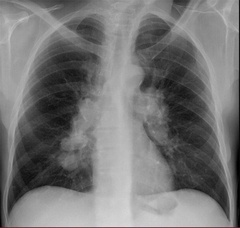
#> input picture Clase 3- Operaciones basicas/images/lung.jpg, 240 x 228 px, shrunk from 600 x 571 before the run
$ jupyter execute 'Clase 3_estudiantes.ipynb'
#> lines starting #> are read from the running program, lines starting #| are printed output that depends on the picture
# Visión artificial aplicada a la industria
### Intecol SAS
## Clase 3:  Histograma de una Imagen - Operaciones basicas

Un histograma es una gráfica en donde se muestra la frecuencia con las que aparecen los distintos niveles de intensidad de una imagen a escala de grises, normalmente el nivel de intensidad está en el rango de 0 a 255, en donde el valor 0 representa los color negro y 255 el color blanco.

 Es simplemente otra manera de entender la imagen. Al mirar el histograma de una imagen, se puede tener idea sobre el contraste, el brillo, la distribución de intensidad, etc. de esa imagen. Casi todas las herramientas de procesamiento de imágenes de hoy en día, proporcionan características en el histograma.


En la figura se muestra la imagen y su histograma. (Recuerde, este histograma se dibuja para la imagen en escala de grises, no para la imagen en color). La región izquierda del histograma muestra la cantidad de píxeles más oscuros en la imagen y la región derecha muestra la cantidad de píxeles más brillantes. Del histograma puede verse que las regiones oscuras en la imagen son mayores que la regiones brillantes, pues hay más píxeles con valores cerca de 0 que píxeles cerca de su valor máximo (255). Por otra parte, la cantidad de medios tonos (valores de píxel en el rango medio, digamos alrededor de 127) son muy inferiores.

[cell 1]
import cv2
import matplotlib.pyplot as plt
import numpy as np
from skimage import data, img_as_float
from skimage import exposure
from PIL import Image, ImageOps
from numpy import *
from scipy.stats import skew

[cell 2]
img = plt.imread('images/lung.jpg')
#> img is the input picture: shape (228, 240, 3); mean R, G, B 117.5, 117.3, 117.4
plt.imshow(img,cmap = 'gray');

[cell 3]
hist,bins = np.histogram(img.ravel(),256,[0,256])
#> hist = 256 values, max 2070 at index 158, min 0 at index 221, mean 641.2; bins = 257 values from 0 to 256
plt.plot(hist, color='gray' )
plt.xlabel('intensidad de iluminacion')
plt.ylabel('cantidad de pixeles')
plt.show()
#> figure, not shown here; curve peaks at x = 158, y = 2070

Al histograma se le pueden hallar diferentes características o propiedades estadísticas, que permiten evaluar la distribucion del holograma de forma numerica.

Entre las propiedades estadísticas de un histograma que son utiles para el procesamiento de la imagen, se encuentran:

1. media: Es el valor medio de los niveles de gris y nos informa sobre el brillo general de la imagen. Está definida por:

2. desviación estándar: Mide la dispersión a los alredores de la media. Está definida por:

3. asimetría: La asimetría (skewness) mide el sesgo de una imagen hacia la izquierda o hacia la derecha de un punto medio. Un valor absoluto alto de $A$ indica una gran asimetría.(Z = moda )

4. entropía: Aunque tiene diferentes interpretaciones, una de las mas usadas se basa en  que mide la cantidad de informacion que tiene una imagen, por ejemplo diferenciar entre  una imagen RGB de 1920x1080 otra con solamente 5 pixeles grises ,para nosotros es muy sencillo saber cual imagen contiene mas informacion visual, sin embargo para un computador no es una tarea trivial , en estos casos se usa la ecuacion de la entropia:

Estas propiedades también pueden ser utilizadas para modificar o alterar el comportamiento del histograma de una imagen, con el objetivo de mejorar la misma.

[cell 4]
result = plt.hist(img.ravel(), bins=20, color='c', edgecolor='k', alpha=0.65)
plt.axvline(img.ravel().mean(), color='k', linestyle='dashed', linewidth=1)

min_ylim, max_ylim = plt.ylim()
plt.text(img.ravel().mean()*1.1, max_ylim*0.9, 'Mean: {:.2f}'.format(img.ravel().mean()))


print ("Mean = {:.1f}, standard deviation = {:.1f},entropy = {:.1f},asymetry = {:.1f}".format(
    np.mean(img.ravel()).item(),
    np.std(img.ravel()).item(),
     -(result[0]*np.log(np.abs(result[0]))).sum(),
    skew(img.ravel())

    ))
#| Mean = 117.4, standard deviation = 50.1,entropy = -1522475.7,asymetry = -0.3
#> figure, not shown here; tallest bar 21661 high, from x = 151.5 to 163.1

### Histograma de los 3 canales

[cell 5]
# Vamos a crear una funcion

def plot_img_hist (image,title,subrows,subcols,num,size1,size2):
    fig = plt.figure(figsize=(size1,size2))
    plt.subplot(subrows,subcols,num)
    plt.imshow(image,cmap='gray');plt.title(title)
    color = ('r','g','b')
    plt.subplot(subrows,subcols,num+1)
    plt.title(" Histograma " + title)

    if len(image.shape) > 2 :
        for i,col in enumerate(color):
            histr = cv2.calcHist([image],[i],None,[256],[0,256])
            plt.plot(histr,color = col)
            plt.xlim([0,256])
    else:
        hist,bins = np.histogram(image.ravel(),256,[0,256])
        plt.plot(hist, color='gray' )
        plt.xlim([0,256])

[cell 6]
img = plt.imread('images/bird.jpg')
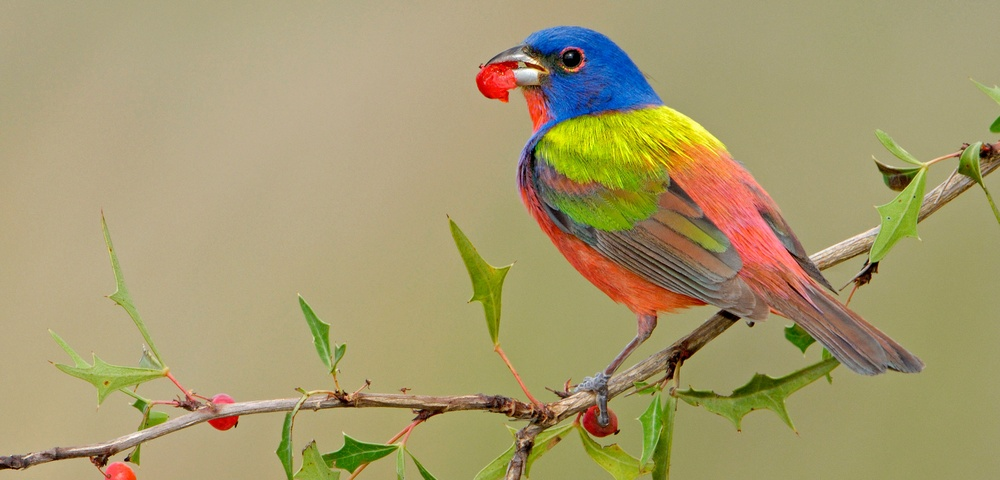
#> input picture Clase 3- Operaciones basicas/images/bird.jpg, 1000 x 480 px, shrunk from 2500 x 1201 before the run
#> img is the input picture: shape (480, 1000, 3); mean R, G, B 165.9, 154, 110.3
plot_img_hist(img,'bird',1,2,1,10,5)
#> figure, not shown here; panel 2: curve peaks at x = 185, y = 22751; panel 2: curve peaks at x = 171, y = 25232; panel 2: curve peaks at x = 136, y = 13710

## Operaciones elementales con pixeles

### Imagen invertida

[cell 7]
img1 = array(Image.open('images/lung.jpg').convert('L'))
img1_ = Image.open('images/lung.jpg')
img2 = 255 - img1 # invert image
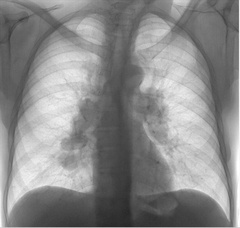
#> img2: shape (228, 240); min 35, max 255, mean 137.6
# Hay multiples opciones para realizar las operaciones de pixeles , por ejemplo:
img3 = ~img1
img4 = ImageOps.invert(img1_)

fig = plt.figure(figsize=(15,10))

plt.subplot(3,2,1);plt.imshow(img1,cmap='gray');plt.title("Imagen Original")

plt.subplot(3,2,2);plt.imshow(img2,cmap='gray');plt.title("Imagen invertida metodo #1")
plt.subplot(3,2,3);plt.imshow(img3,cmap='gray');plt.title("Imagen invertida metodo #2")

plt.subplot(3,2,4);plt.imshow(img3,cmap='gray');plt.title("Imagen invertida metodo #3")
hist1,bins1 = np.histogram(img1.ravel(),256,[0,256])
#> hist1 = 256 values, max 689 at index 158, min 0 at index 221, mean 213.8; bins1 = 257 values from 0 to 256
hist2,bins2 = np.histogram(img3.ravel(),256,[0,256])
#> hist2 = 256 values, max 689 at index 97, min 0 at index 0, mean 213.8; bins2 = 257 values from 0 to 256
plt.subplot(3,2,5);plt.plot(hist1);plt.title("Histograma Original");
plt.subplot(3,2,6);plt.plot(hist2);plt.title("Histograma invertido");
#> figure, not shown here; panel 5: curve peaks at x = 158, y = 689; panel 6: curve peaks at x = 97, y = 689

## Transformaciones lineales
 ### Suma

[cell 8]
parametro = 80

im7 =  img1+ parametro
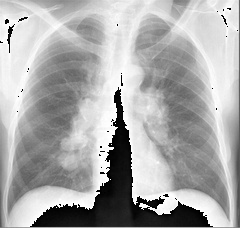
#> im7: shape (228, 240); min 0, max 255, mean 170

hist1,bins1 = np.histogram(img1.ravel(),256,[0,256])
hist2,bins2 = np.histogram(im7.ravel(),256,[0,256])
#> hist2 = 256 values, max 689 at index 238, min 0 at index 45, mean 213.8

plot_img_hist(img1,'Original',2,2,1,10,5)
plot_img_hist(im7,'Suma',2,2,3,10,5)
#> figure, not shown here; panel 2: curve peaks at x = 158, y = 689
#> figure, not shown here; panel 2: curve peaks at x = 238, y = 689

### Multiplicacion
La multiplicación es una operación que permite “estirar” el histograma de una imagen.

[cell 9]
#Se lee la imagen
img = cv2.cvtColor(cv2.imread('images/bird.jpg'), cv2.COLOR_BGR2RGB)
#Se crea la imagen copia
img_mult = np.zeros(img.shape, np.uint8)

#Se multiplican los valores de cada canal de img por q,w,e unidades
#Se sustituyen los valores de cada canal de la copia por los valores modificados de la imagen original
r = 1
g = 0.4
b = 1.8
img_mult[:,:,0] = cv2.multiply(img[:,:,0], r)
img_mult[:,:,1] = cv2.multiply(img[:,:,1], g)
img_mult[:,:,2] = cv2.multiply(img[:,:,2], b)


plot_img_hist(img,'Original',2,2,1,10,5)
plot_img_hist(img_mult,'Multiplicada',2,2,1,10,5)
#> figure, not shown here; panel 2: curve peaks at x = 185, y = 22751; panel 2: curve peaks at x = 171, y = 25232; panel 2: curve peaks at x = 136, y = 13710
#> figure, not shown here; panel 2: curve peaks at x = 185, y = 22751; panel 2: curve peaks at x = 68, y = 69896; panel 2: curve peaks at x = 255, y = 33354

## Ejercicio:

Crear una funcion que tenga como entradas los parametros alfa , beta y una imagen,y devuelva una imagen con el  brillo y el contraste nuevo.

Nota: puede hacer operacion de cada uno de los pixeles o utilizar funciones de opencv

[cell 10]
### SOLUCION

## Transformaciones no lineales

[cell 11]
im6 = 255.0 * (img1/255.0)**2 # squared
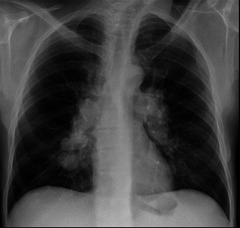
#> im6: shape (228, 240) float64; min 0, max 189.8, mean 63.9

plot_img_hist(img1,'Original',2,2,1,10,5)
plot_img_hist(im6,'transformacion cuadratica',2,2,1,10,5)
#> figure, not shown here; panel 2: curve peaks at x = 5, y = 1042

[cell 12]
im5 = (100.0/255) * img1 + 100 # clamp to interval 100...200
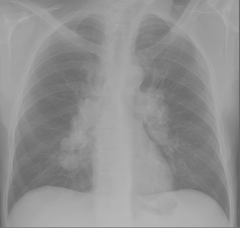
#> im5: shape (228, 240) float64; min 100, max 186.3, mean 146

plot_img_hist(img1,'Original',2,2,1,10,5)
plot_img_hist(im5,'transformacion encogimiento',2,2,1,10,5)
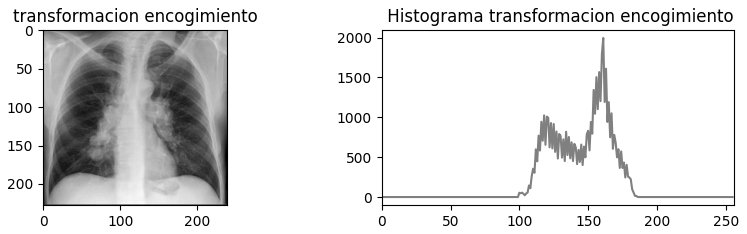
#> figure drawn by matplotlib, 2 panels; panel 2: curve peaks at x = 161, y = 1995

[cell 13]
#Definir la función para aplicar la transformación sobre la imagen RGB
def apply_f_on_rgb(img, f, args):
    #Crear una matriz de ceros del tamaño de la imagen de entrada
    nueva_imagen = np.zeros(img.shape, np.uint8)
    #Aplicar la transformación f sobre cada canal del espacio de color RGB
    nueva_imagen[:,:,0] = f(img[:,:,0], *args)
#> in non_linear_parabola, `res[res > 255] = 255`: res: shape (480, 1000) float32; min 0, max 255, mean 144.7
    nueva_imagen[:,:,1] = f(img[:,:,1], *args)
    nueva_imagen[:,:,2] = f(img[:,:,2], *args)

    return nueva_imagen

### Transformacion paranolica es utilizada para oscurecer los tonos medios y tiene la forma $ax^2+bx+c$

### Transformacion de la raiz es utilizada para aclarar los tonos medios y tiene la forma $d\sqrt{x}+e$

[cell 14]
def non_linear_parabola(img, a, b, c):

    #Crear copia de la imagen con datos flotantes dado que se normalizarán
    img_copy = img.astype(np.float32)/255.0
    #Una parábola tiene la forma ax² + bx + c, donde x es la imagen de entrada
    #A partir de la imagen, generar ax²
    res_a = cv2.pow(img_copy,2)
    res_a = cv2.multiply(res_a,a)
    #Generar bx
    res_b = cv2.multiply(img_copy,b)
    #Sumar ax² + bx + c
    res = cv2.add(res_a, res_b)
    res = cv2.add(res, c)
    #Asegurar que los datos queden entre 0 y 255 y regresar al dato uint8
    res[res < 0 ] = 0
    res = res*255
    res[res > 255] = 255
    res = res.astype(np.uint8)

    return res


def non_linear_root(img, a, b):

    #Crear copia de la imagen tipo flotante dada la normalización
    img_copy = img.copy().astype(np.float32)/255.0
    #La función raíz es de la forma ax⁰⁵ + b, donde x es la imagen de entrada
    res_a = cv2.pow(img_copy,0.5)
    res_a = cv2.multiply(res_a, a)
    res = cv2.add(res_a,b)
    #Asegurar que la los datos queden entre 0 y 255 y sean uint8
    res[res<0] = 0
    res = res*255.0
    res[res>255] = 255

    res = res.astype(np.uint8)

    return res

[cell 15]
img = cv2.cvtColor(cv2.imread('images/bird.jpg'), cv2.COLOR_BGR2RGB)

#Dar valor a los parámetros a,b,c (args)
a = 0.7
b = 0.4
c = 0
d = 1.25
e = -0.1


#Aplicar la transformación de la parábola sobre la imagen de entrada
res_parabolica = apply_f_on_rgb(img, non_linear_parabola, [a, b, c])
#> in non_linear_parabola (call 2), `res[res > 255] = 255`: res: shape (480, 1000) float32; min 0, max 255, mean 129.2
#> call 3 of non_linear_parabola, with a = 0.7, b = 0.4, c = 0
#> in non_linear_parabola (call 3), `img_copy = img.astype(np.float32)/255.0`:
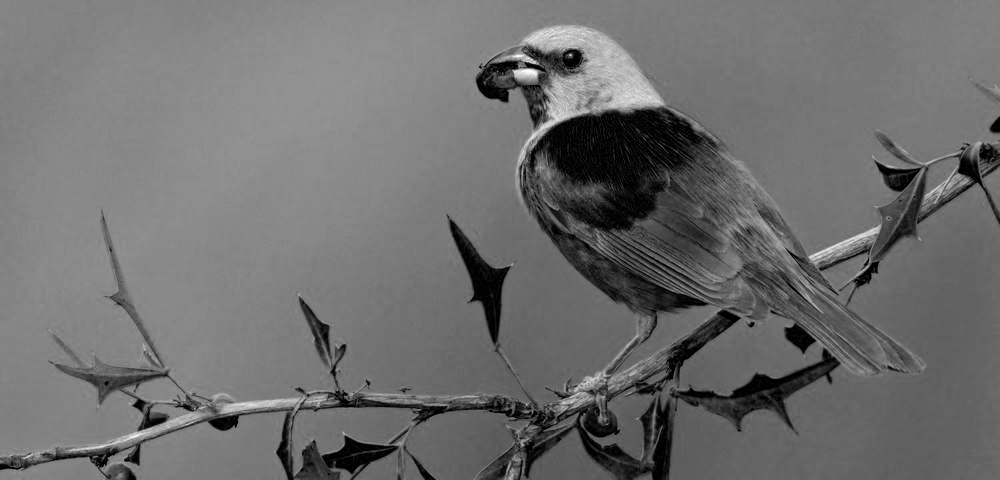
#> img_copy: shape (480, 1000) float32; min 0, max 1, mean 0.433
#> in non_linear_parabola (call 3), `res_a = cv2.multiply(res_a,a)`:
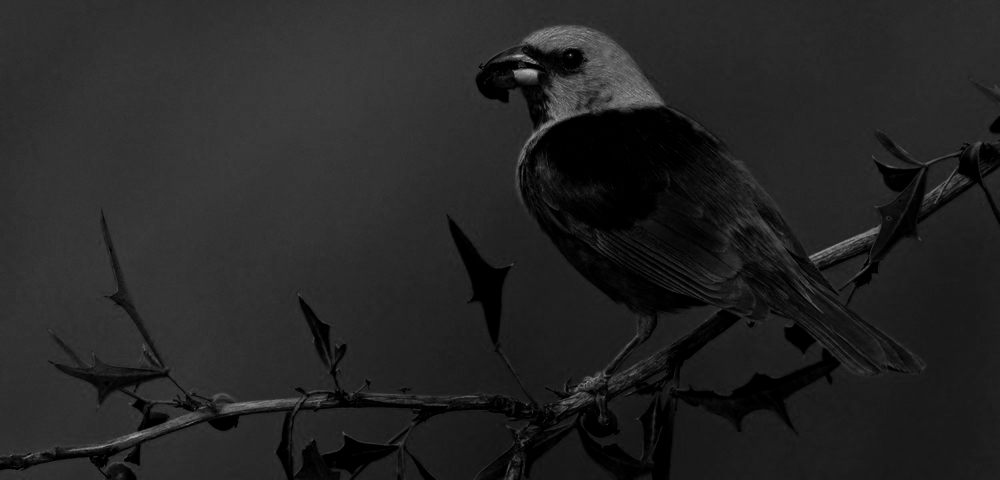
#> res_a: shape (480, 1000) float32; min 0, max 0.7, mean 0.145
#> in non_linear_parabola (call 3), `res = cv2.add(res_a, res_b)`:
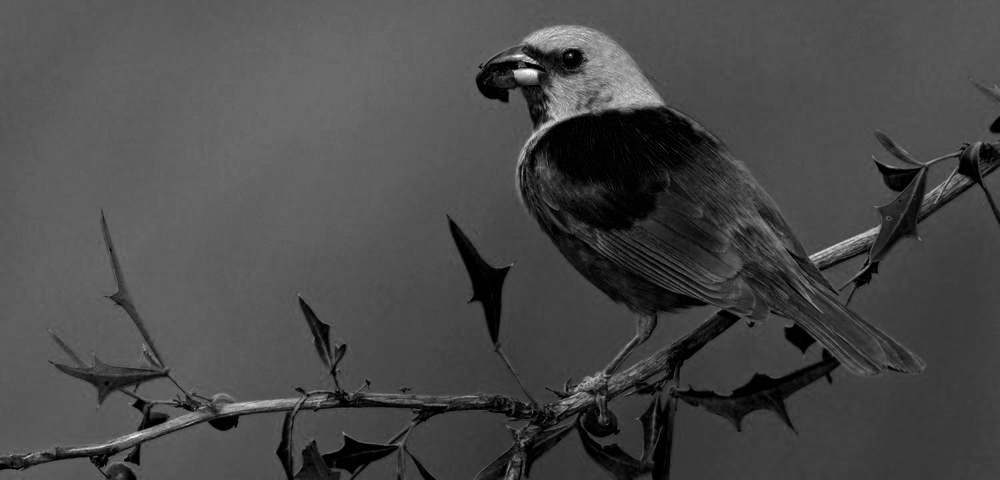
#> res: shape (480, 1000) float32; min 0, max 1.1, mean 0.318; drawn with min black and max white
#> in non_linear_parabola (call 3), `res[res > 255] = 255`: res: shape (480, 1000) float32; min 0, max 255, mean 81
#> in apply_f_on_rgb, `nueva_imagen[:,:,2] = f(img[:,:,2], *args)`:
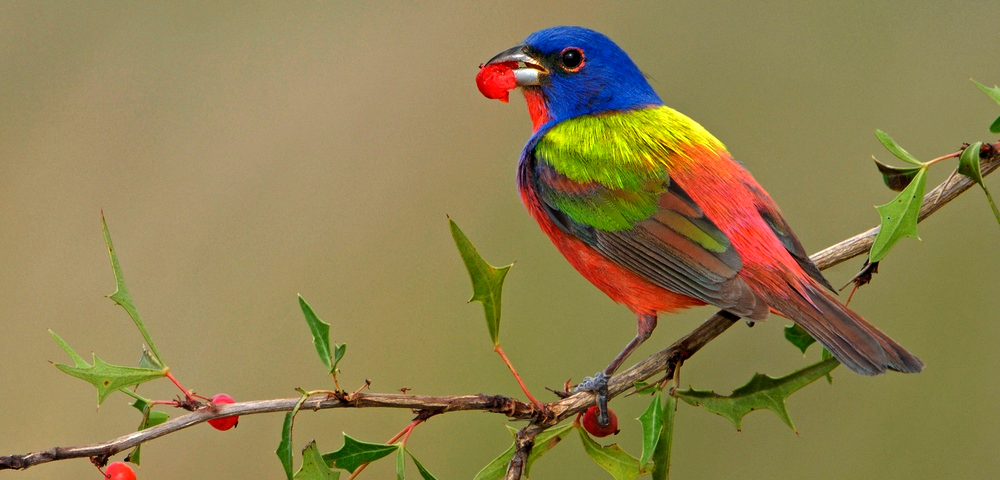
#> nueva_imagen: shape (480, 1000, 3); mean R, G, B 144.2, 128.7, 80.6
#Aplicar la transformación raíz sobre la imagen de entrada
result_root = apply_f_on_rgb(img, non_linear_root, [d, e])
plot_img_hist(img,'imagen orginal',3,2,1,10,10)
plot_img_hist(res_parabolica,'imagen Parabolica',3,2,1,10,10)
plot_img_hist(result_root,'imagen raiz',3,2,5,10,10)
#

## Correccion Gamma

La compensación gamma surge  como una compensación de la respuesta no lineal de los monitores  de tubos de rayos catodicos.
en un dispositivo lineal  si se aplica el doble de voltaje de entrada , entonces el pixel tendria el doble de intensidad , en dichos monitores resultaba que la intensidad era una relacion exponencial de 2.2 .Dicho fenomeno es importante por que tambien ocurre en los humanos. la siguiente grafica puede explicar mejor lo que sucede:

La linea superior muestra la persepcion de los humanos y la respuesta de los monitores , mientras que la linea inferior muestra una respuesta lineal , que usualmente sucede en las fuentes fisicas de luz o en las camaras digitales

Debido a que los humanos preferimos la escala de la fila superior , hoy en dia los monitores aun realizan la correccion gamma , es decir la correccion gamma es la que traduce  la sensibilidad de la luz de nuestro ojo y el de la camara.

La correccion gamma viende dada por:

Donde c es una constante (usualmente 1), R es un pixel de entrada, S es un pixel de salida, y $\gamma$ es el parametro que va a modificar la distribucion de intensidad de nuestros pixeles

## Ejercicio :
realizar una funcion ```def gamma_correction(img, C, gamma):``` que reciba como parametro de entrada la constante C y la constante gamma y haga la correccion gamma a una imagen de entrada en sus tres canales(si tiene un canal igualmente debe funcionar) y utilizarlo en las imagenes   wiki y paisaje :

analizar el comportamiento y verificar cuales son los mejores parametros para cada uno de los casos

[cell 16]
##SOLUCION:

## Ecualizacion del histograma

La ecualización de histograma busca obtener una distribución uniforme de los distintos niveles de intensidad, esta técnica es muy utilizada para mejorar el contraste de las imágenes.

Para tener un buen contraste se debe cumplir:

1. la intensidad de los pixeles esta distribuida uniformemente  sobre todo el rango de valores , es decir cada valor de intensidad es igualmente probable

2. el histograma acumulativo aumenta linearmente sobre todo  el rango de intensidades

### Paso 1: Calcular el histograma acumulativo normalizado

La normalizacion se logra dividiendo la frecuencia de cada pixel por el numero total de pixeles en la imagen. como resultado el maximo valor del histograma acumulado es 1.

[cell 17]
# STEP 1: Normalized cumulative histogram

#Genera el historama de la imagen
hist,bins = np.histogram(img1.flatten(),256,[0,256])
#> hist has the same summary as hist1

#Genera la función de distribución acumulada (cdf por sus siglas en inglés)
cdf = hist.cumsum()
#> cdf = 256 values from 24 to 54720
cdf_normalized = cdf * hist.max()/ cdf.max()
#> cdf_normalized = 256 values from 0.302 to 689

#Genera los gráficos del histograma y de la función de distribución acumulada
plt.plot(cdf_normalized, color = 'b')
plt.hist(img1.flatten(),256,[0,256], color = 'r')
plt.xlim([0,256])
plt.legend(('cdf','histograma'), loc = 'upper right')
plt.show()

## Paso 2:

Encontramos los valores máximo y mínimo de la función de distribución (excluyendo los ceros) y aplicamos la ecuación de ecualización del histograma:

[cell 18]
nj =(cdf - cdf.min())*255
#> nj = 256 values from 0 to 13947480
N = (cdf.max()-cdf.min())
#> N = 54696
#Aplica la transformación de ecualización
cdf_m = nj/N
#> cdf_m = 256 values from 0 to 255


#Aplica la ecualización a los píxeles de la imagen original
img2 = cdf_m[img1]

[cell 19]
plot_img_hist(img1,' orginal',2,2,1,10,10)
plot_img_hist(img2,'ecualizado',2,2,3,10,10)

[cell 20]
hist2,bins2 = np.histogram(img2.flatten(),256,[0,256])
#> hist2 = 256 values, max 689 at index 193, min 0 at index 13, mean 213.8

#Genera la función de distribución acumulada (cdf por sus siglas en inglés)
cdf2 = hist2.cumsum()
#> cdf2 = 256 values from 231 to 54720
cdf_normalized2 = cdf2 * hist2.max()/ cdf2.max()
#> cdf_normalized2 = 256 values from 2.91 to 689

#Genera los gráficos del histograma y de la función de distribución acumulada
plt.plot(cdf_normalized2, color = 'b')
plt.hist(img2.flatten(),256,[0,256], color = 'r')
plt.xlim([0,256])
plt.legend(('cdf','histograma'), loc = 'upper right')
plt.show()

[cell 21]
# img = cv2.cvtColor(cv2.imread('images/paisaje.jpg'), cv2.COLOR_BGR2GRAY)
img =data.moon()
equ = cv2.equalizeHist(img)
plot_img_hist(img,' original-Moon',2,2,1,10,10)
plot_img_hist(equ,'histograma ecualizado',2,2,3,10,10)
